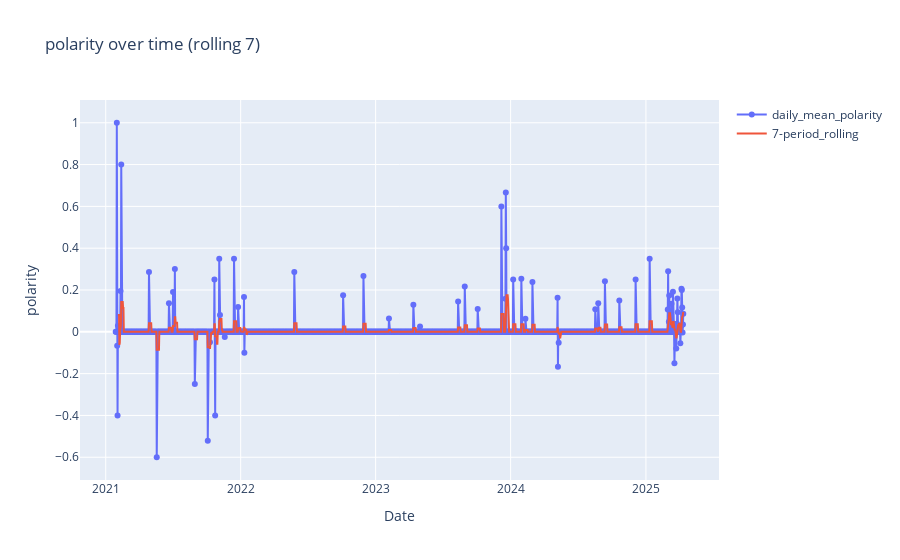

The notebook cell saved with this chart:
### Markdown cell above
#### Sentiment Time Series (Rolling Average)
Tracks how average sentiment (polarity) evolves over time using a rolling window for smoothing.

### Code cell
import plotly.graph_objects as go
window = 7
tmp = df.set_index('datetime')[['polarity']].resample('D').mean().fillna(0)
tmp['rolling'] = tmp['polarity'].rolling(window).mean()
tmp = tmp.reset_index()
fig = go.Figure()
fig.add_trace(go.Scatter(x=tmp['datetime'], y=tmp['polarity'], mode='lines+markers', name='daily_mean_polarity'))
fig.add_trace(go.Scatter(x=tmp['datetime'], y=tmp['rolling'], mode='lines', name=f'{window}-period_rolling'))
fig.update_layout(title=f'polarity over time (rolling {window})', xaxis_title='Date', yaxis_title='polarity')
fig.show()

### Figure 1 — Plotly figure (JSON) as saved in the notebook; plotly's stock layout.template omitted (floating-point values rounded to 4 significant figures; data arrays with more than 128 entries replaced by an {"elided": "..."} marker saying what was removed)
{"data": [{"mode": "lines+markers", "name": "daily_mean_polarity", "type": "scatter", "x": {"elided": "1536 str values"}, "y": {"elided": "1536 float values"}}, {"mode": "lines", "name": "7-period_rolling", "type": "scatter", "x": {"elided": "1536 str values"}, "y": {"elided": "1536 float values"}}], "layout": {"title": {"text": "polarity over time (rolling 7)"}, "xaxis": {"title": {"text": "Date"}}, "yaxis": {"title": {"text": "polarity"}}}}
